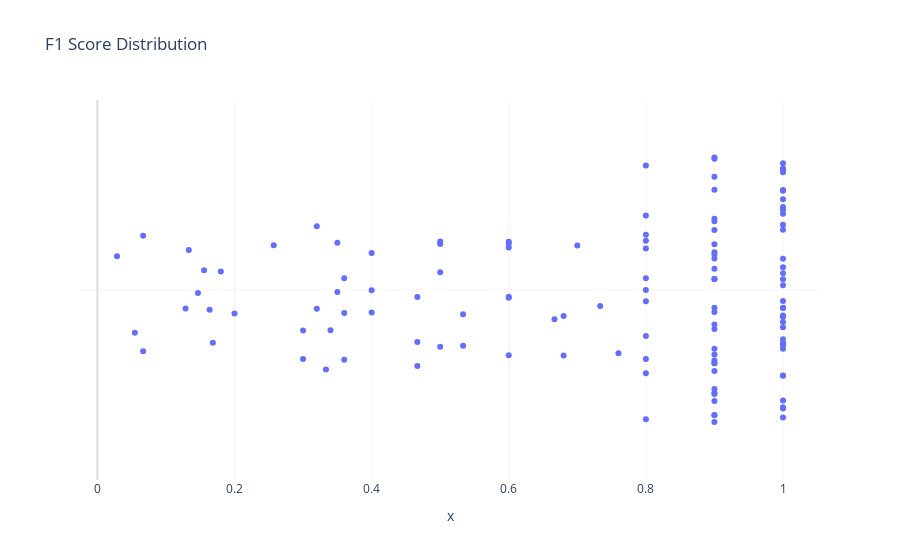

The notebook cell saved with this chart:
### Code cell
# F1
f1 = 2 * precision * recall / (precision + recall)
nan_mask = np.isnan(f1)
f1 = f1[~nan_mask]
print("NaNs in F1:", nan_mask.sum())

import plotly.express as px

fig = px.strip(x=f1, title="F1 Score Distribution")

fig.update_layout(xaxis=dict(showgrid=True, gridcolor='WhiteSmoke', zerolinecolor='Gainsboro'),
              yaxis=dict(showgrid=True, gridcolor='WhiteSmoke', zerolinecolor='Gainsboro')
)
fig.update_layout(plot_bgcolor='white')

fig = (
    fig
    # Make it so there is no gap between the supporting boxes
    .update_layout(boxgap=0)
    # Increase the jitter so it reaches the sides of the boxes
    .update_traces(jitter=1)
)

fig.show()

### Figure 1 — Plotly figure (JSON) as saved in the notebook; plotly's stock layout.template omitted (floating-point values rounded to 4 significant figures)
{"data": [{"alignmentgroup": "True", "boxpoints": "all", "fillcolor": "rgba(255,255,255,0)", "hoveron": "points", "hovertemplate": "x=%{x}<extra></extra>", "jitter": 1, "legendgroup": "", "line": {"color": "rgba(255,255,255,0)"}, "marker": {"color": "#636efa"}, "name": "", "offsetgroup": "", "orientation": "h", "pointpos": 0, "showlegend": false, "type": "box", "x": [0.4667, 0.1467, 0.18, 1, 0.8, 0.4, 0.06667, 0.02857, 0.5, 0.05455, 0.34, 0.1684, 0.76, 0.4667, 0.06667, 0.5333, 0.5333, 0.1556, 1, 1, 1, 1, 1, 0.9, 0.8, 0.9, 1, 0.9, 1, 0.9, 1, 0.9, 0.9, 0.8, 1, 0.35, 0.9, 1, 1, 1, 1, 1, 1, 1, 0.9, 0.68, 0.36, 1, 1, 0.6, 1, 1, 1, 0.6, 0.8, 0.2, 1, 1, 0.8, 0.9, 1, 1, 0.9, 0.8, 0.32, 0.5, 0.6, 0.9, 0.68, 0.9, 0.7333, 0.9, 0.9, 0.9, 0.5, 0.3, 0.1333, 1, 0.4667, 1, 0.35, 1, 0.8, 0.6667, 0.36, 0.9, 0.6, 0.9, 0.9, 1, 1, 0.8, 0.6, 0.9, 0.9, 0.9, 0.9, 0.9, 0.4, 0.4, 0.8, 0.3333, 0.3, 0.9, 1, 0.1286, 0.9, 0.1636, 0.36, 0.2571, 0.32, 0.8, 0.7, 1, 1, 1, 0.8, 0.6, 0.9, 0.9, 0.9, 0.8, 0.9, 0.9, 0.9, 0.5], "x0": " ", "xaxis": "x", "y0": " ", "yaxis": "y"}], "layout": {"boxgap": 0, "boxmode": "group", "legend": {"tracegroupgap": 0}, "plot_bgcolor": "white", "title": {"text": "F1 Score Distribution"}, "xaxis": {"anchor": "y", "domain": [0, 1], "gridcolor": "WhiteSmoke", "showgrid": true, "title": {"text": "x"}, "zerolinecolor": "Gainsboro"}, "yaxis": {"anchor": "x", "domain": [0, 1], "gridcolor": "WhiteSmoke", "showgrid": true, "zerolinecolor": "Gainsboro"}}}
